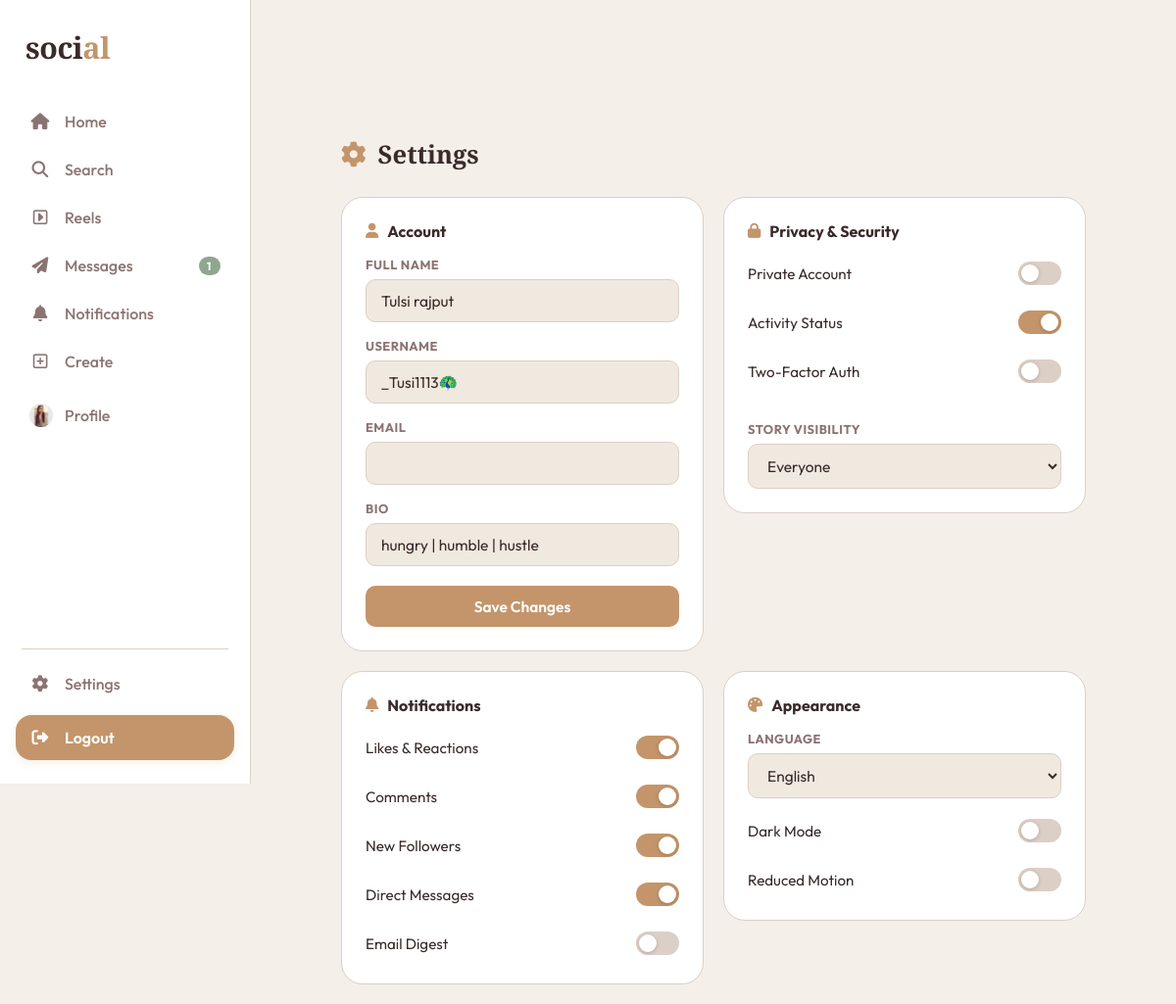
Screenshot of /settings/ (signed in) with the database file from the repository.
### myapp/models.py (models this page shows, shortened)
class instauser(models.Model):
    gender_choices = (
        ('male','Male'),
        ('female','Female'),
    )
    username = models.CharField(max_length=100,unique=True)
    email = models.EmailField(unique=True,null=True,blank=True)
    password = models.CharField(max_length=100, null=True, blank=True)
    profile_pic = models.FileField(upload_to='profile_pics/', blank=True, null=True)
    gender = models.CharField(max_length=10,choices=gender_choices,blank=True, null=True)
    fullname = models.CharField(max_length=100,blank=True, null=True)
    bio = models.TextField(blank=True, null=True)
    description = models.TextField(blank=True, null=True)
    link = models.URLField(blank=True, null=True)
    otp = models.PositiveIntegerField(default=987)
    otp_created_at = models.DateTimeField(null=True, blank=True)
    created_at = models.DateTimeField(auto_now_add=True)
    updated_at = models.DateTimeField(auto_now=True)

### myapp/views.py (the view)
    def wrapper(request,*args,**kwargs):
        if "email" in request.session:
            try:
                uid = instauser.objects.get(email = request.session['email'])
                request.uid = uid
                return view_function(request,*args,**kwargs)
            except instauser.DoesNotExist:
                return redirect("login")
        return redirect("login")

### myapp/views.py (called while the page is built)
def checklogin(view_function):
    def wrapper(request,*args,**kwargs):
        if "email" in request.session:
            try:
                uid = instauser.objects.get(email = request.session['email'])
                request.uid = uid
                return view_function(request,*args,**kwargs)
            except instauser.DoesNotExist:
                return redirect("login")
        return redirect("login")
    return wrapper

@checklogin
def settings(request):
    uid = request.uid
    context = {
        'uid': uid,
    }
    return render(request,"myapp/settings.html", context)

### myapp/templates/myapp/settings.html (shortened to what this page needs)
{% load static %}
<html lang="en">
<head>
<link rel="stylesheet" href="https://cdnjs.cloudflare.com/ajax/libs/font-awesome/6.5.0/css/all.min.css">
<link rel="stylesheet" href="{% static 'css/userpanel.css' %}">
<link rel="stylesheet" href="{% static 'css/settings.css' %}">
</head>
<body>
<nav class="sidebar">
  <div class="logo">soci<span>al</span></div>
  <div class="nav-links">
    <a href="{% url 'home' %}"          class="nav-item"><span class="nav-icon"><i class="fa-solid fa-house"></i></span><span class="nav-label">Home</span></a>
    <a href="{% url 'search' %}"        class="nav-item"><span class="nav-icon"><i class="fa-solid fa-magnifying-glass"></i></span><span class="nav-label">Search</span></a>
    <a href="{% url 'reels' %}"         class="nav-item"><span class="nav-icon"><i class="fa-regular fa-square-caret-right"></i></span><span class="nav-label">Reels</span></a>
    <a href="{% url 'messages' %}"      class="nav-item has-badge"><span class="nav-icon"><i class="fa-solid fa-paper-plane"></i></span><span class="nav-label">Messages</span><span class="badge" id="msg-badge" style="display:none;"></span></a>
    <a href="{% url 'notification' %}" class="nav-item has-badge"><span class="nav-icon"><i class="fa-solid fa-bell"></i></span><span class="nav-label">Notifications</span></a>
    <div class="nav-item-wrapper">
      <a href="javascript:void(0)" class="nav-item" onclick="var m=document.getElementById('create-submenu');m.style.display=m.style.display==='flex'?'none':'flex';"><span class="nav-icon"><i class="fa-regular fa-square-plus"></i></span><span class="nav-label">Create</span></a>
    </div>
    <a href="{% url 'profile' %}" class="sidebar-profile-mini">
      <span class="nav-icon">
        {% if uid.profile_pic %}
        <img src="{{uid.profile_pic.url}}" alt="Profile">
        {% else %}
        <img src="https://i.pravatar.cc/80?img=47" alt="Profile">
        {% endif %}
      </span>
      <span class="nav-label">Profile</span>
    </a>
  </div>
  <div class="sidebar-divider"></div>
  <div class="nav-bottom">
    <a href="{% url 'settings' %}" class="nav-item"><span class="nav-icon"><i class="fa-solid fa-gear"></i></span><span class="nav-label">Settings</span></a>
    <a href="{% url 'logout' %}" class="nav-item logout-btn"><span class="nav-icon"><i class="fa-solid fa-right-from-bracket"></i></span><span class="nav-label">Logout</span></a>
  </div>
</nav>
<div class="pages-wrapper">
<div id="settings" class="page page-full" style="display:block;">
  <div class="page-content narrow">
    <div class="page-header"><i class="fa-solid fa-gear"></i> Settings</div>
    <div class="settings-grid">
      <form method="post" action="{% url 'settings' %}">
        <div class="settings-card">
          <div class="settings-card-title"><i class="fa-solid fa-user"></i> Account</div>
          <div class="form-group"><label class="form-label">Full Name</label><input class="form-input" value="{{uid.fullname}}" name="fullname"></div>
          <div class="form-group"><label class="form-label">Username</label><input class="form-input" value="{{uid.username}}" name="username"></div>
          <div class="form-group"><label class="form-label">Email</label><input class="form-input" type="email" value="{{aid.email}}" name="email"></div>
          <div class="form-group"><label class="form-label">Bio</label><input class="form-input" value="{{uid.bio}}" name="bio"></div>
          <button type="submit" class="publish-btn" style="margin-top:4px">Save Changes</button>
        </div>
      </form>
      <form method="post" action="{% url 'settings' %}">
        <div class="settings-card">
          <div class="settings-card-title"><i class="fa-solid fa-lock"></i> Privacy &amp; Security</div>
          <div class="toggle-row"><span>Private Account</span><div class="toggle" data-name="private_account"></div></div>
          <div class="toggle-row"><span>Activity Status</span><div class="toggle on" data-name="activity_status"></div></div>
          <div class="toggle-row"><span>Two-Factor Auth</span><div class="toggle" data-name="two_factor"></div></div>
          <div class="form-group" style="margin-top:18px"><label class="form-label">Story Visibility</label><select class="form-input" name="story_visibility"><option>Everyone</option><option>Followers Only</option><option>Close Friends</option></select></div>
        </div>
      </form>
      <form method="post" action="{% url 'settings' %}">
        <div class="settings-card">
          <div class="settings-card-title"><i class="fa-solid fa-bell"></i> Notifications</div>
          <div class="toggle-row"><span>Likes &amp; Reactions</span><div class="toggle on" data-name="likes_reactions"></div></div>
          <div class="toggle-row"><span>Comments</span><div class="toggle on" data-name="comments"></div></div>
          <div class="toggle-row"><span>New Followers</span><div class="toggle on" data-name="new_followers"></div></div>
          <div class="toggle-row"><span>Direct Messages</span><div class="toggle on" data-name="direct_messages"></div></div>
          <div class="toggle-row"><span>Email Digest</span><div class="toggle" data-name="email_digest"></div></div>
        </div>
      </form>
      <form method="post" action="{% url 'settings' %}">
        <div class="settings-card">
          <div class="settings-card-title"><i class="fa-solid fa-palette"></i> Appearance</div>
          <div class="form-group"><label class="form-label">Language</label><select class="form-input" name="language"><option>English</option><option>Hindi</option><option>French</option><option>Spanish</option></select></div>
          <div class="toggle-row"><span>Dark Mode</span><div class="toggle" data-name="dark_mode"></div></div>
          <div class="toggle-row"><span>Reduced Motion</span><div class="toggle" data-name="reduced_motion"></div></div>
        </div>
      </form>
    </div>
  </div>
</div>
</div>
</body>
</html>

### myapp/static/css/settings.css (style rules this page uses)
#settings .page-content.narrow { margin: 0 auto; width: 100%; padding-top: 140px; }

### rows the page displays
instauser: profile_pic (picture), fullname "Tulsi rajput", username "_Tusi1113🦚", bio "hungry | humble | hustle"
